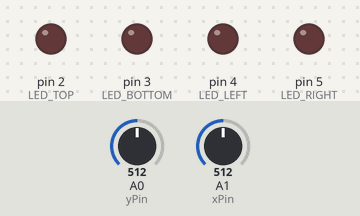
Bench run of a program on a simulated Arduino Uno, built with avr-gcc and run on an emulated ATmega328P. On the bench: output pins drawn as LEDs (lit = HIGH). The inputs (shaded band) are chosen by the test bench; at power-on: A0 (yPin) = 512, A1 (xPin) = 512.

Above: at 1.2 s.
1.3 s: A0 (yPin) set to 593
2.8 s: A0 (yPin) set to 607
At 3.1 s:
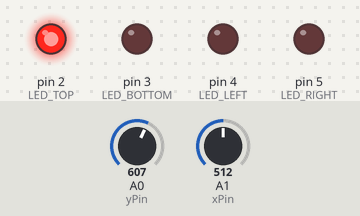
4.3 s: A1 (xPin) set to 588
5.8 s: A1 (xPin) set to 610
At 6.8 s:
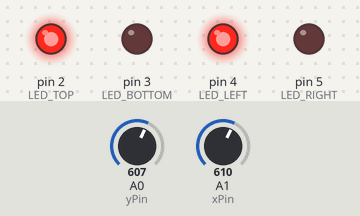
7.3 s: A0 (yPin) set to 590
At 8.1 s:
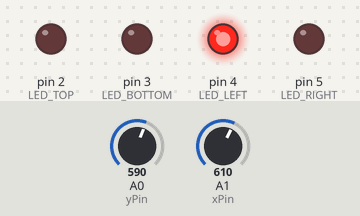
8.8 s: A1 (xPin) set to 390
At 9.4 s:
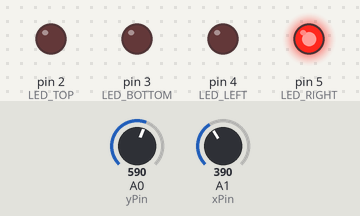
Timing chart, 0 to 11.3 s (numbered marks = the images above; inputs shaded):
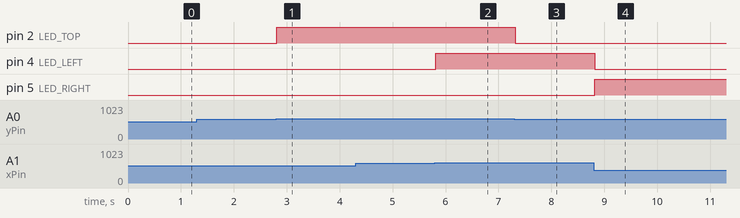

Measured:
- the behaviour switches between 600 and 601 on A0 (yPin) (found by bisection; images 0 and 1)
- the behaviour switches between 600 and 601 on A1 (xPin) (found by bisection; images 1 and 2)
- after the input at 1.3 s, every drawn part: stays the same
- after the input at 2.8 s, pin 2 (LED_TOP): LOW → HIGH at once
- after the input at 5.8 s, pin 4 (LED_LEFT): LOW → HIGH at once
- after the input at 7.3 s, pin 2 (LED_TOP): HIGH → LOW at once
- after the input at 8.8 s, pin 4 (LED_LEFT): HIGH → LOW at once; pin 5 (LED_RIGHT): LOW → HIGH at once

The program:

main.cpp
```cpp
#include <Arduino.h>

// Joystick analog pins
const int xPin = A1;
const int yPin = A0;

const int LED_TOP = 2;
const int LED_BOTTOM = 3;
const int LED_LEFT = 4;
const int LED_RIGHT = 5;

void setup() {
  pinMode(LED_TOP, OUTPUT);
  pinMode(LED_BOTTOM, OUTPUT);
  pinMode(LED_LEFT, OUTPUT);
  pinMode(LED_RIGHT, OUTPUT);
}

void loop() {
  int xVal = analogRead(xPin); // Read X-axis value
  int yVal = analogRead(yPin); // Read Y-axis value

  // Turn off all LEDs first
  digitalWrite(LED_TOP, LOW);
  digitalWrite(LED_BOTTOM, LOW);
  digitalWrite(LED_LEFT, LOW);
  digitalWrite(LED_RIGHT, LOW);

  // Joystick centered around ~512
  if (xVal < 400) {
    digitalWrite(LED_RIGHT, HIGH);   // Move left
  } else if (xVal > 600) {
    digitalWrite(LED_LEFT, HIGH);  // Move right
  }

  if (yVal < 400) {
    digitalWrite(LED_BOTTOM, HIGH); // Move down
  } else if (yVal > 600) {
    digitalWrite(LED_TOP, HIGH);    // Move up
  }

  delay(100); // Small delay for stability
}
```
